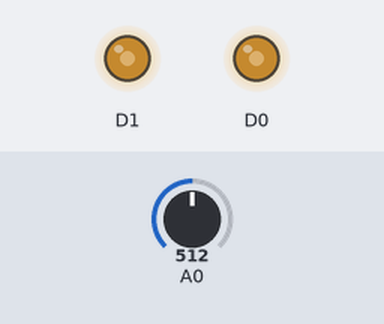
A sketch run on a simulated ESP8266 (NodeMCU). On the bench: output pins drawn as LEDs (lit = HIGH). The test bench sets the inputs (shaded band); at power-on: A0 = 512.

Above: at 1.2 s.
1.3 s: A0 set to 716
At 2.1 s:
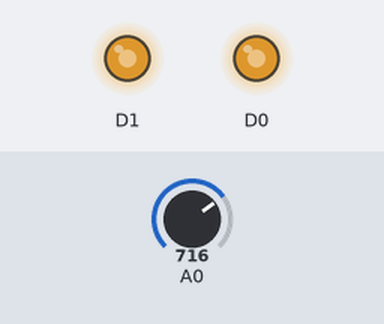
2.8 s: A0 set to 900
At 3.3 s:
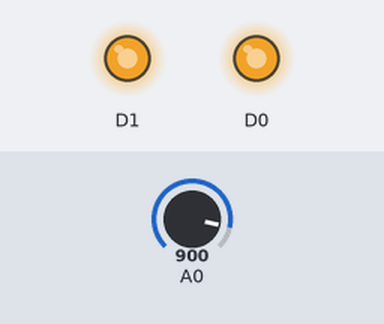
4.3 s: A0 set to 122
At 5.5 s:
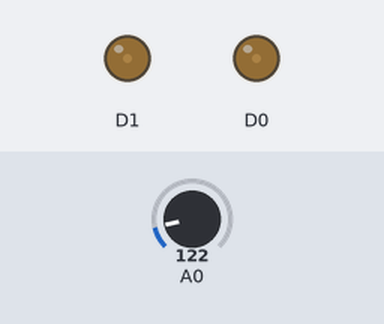
5.8 s: A0 set to 0
At 6.7 s:
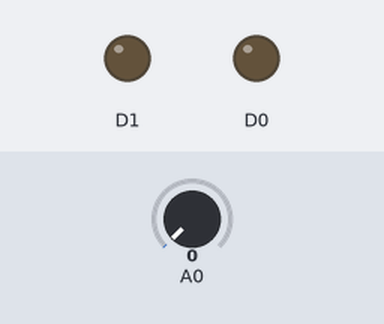
7.3 s: A0 set to 511
At 7.9 s:
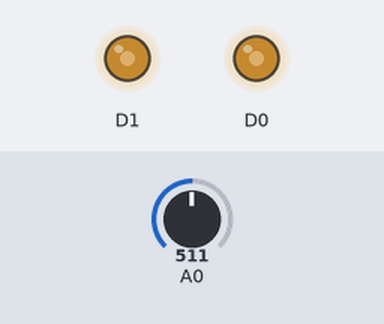
Timing chart, 0 to 9.8 s (numbered marks = the images above; inputs shaded):
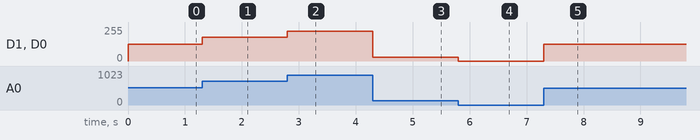

Measured:
- after the input at 1.3 s, D1, D0: 127/255 → 178/255 at once
- after the input at 2.8 s, D1, D0: 178/255 → 224/255 at once
- after the input at 4.3 s, D1, D0: 224/255 → 30/255 at once
- after the input at 5.8 s, D1, D0: 30/255 → 0/255 at once
- after the input at 7.3 s, D1, D0: 0/255 → 127/255 at once

The sketch:

2.ino
```cpp
void setup() {
  analogWriteRange(25000);
}

void loop() {
  // put your main code here, to run repeatedly:

  int chototo = analogRead(A0);
  int chototo_2 = map(chototo, 0, 1023, 0, 25000);
  analogWrite(D0, chototo_2);
  analogWrite(D1, chototo_2);
}
```
